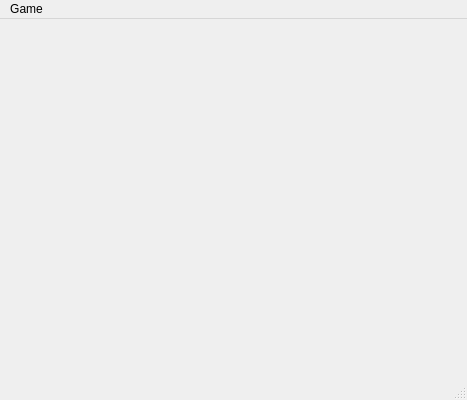
<?xml version="1.0" encoding="UTF-8"?>
<ui version="4.0">
 <class>SudokuGUIClass</class>
 <widget class="QMainWindow" name="SudokuGUIClass">
  <property name="geometry">
   <rect>
    <x>0</x>
    <y>0</y>
    <width>467</width>
    <height>400</height>
   </rect>
  </property>
  <property name="windowTitle">
   <string>SudokuGUI</string>
  </property>
  <widget class="QWidget" name="centralWidget"/>
  <widget class="QMenuBar" name="menuBar">
   <property name="geometry">
    <rect>
     <x>0</x>
     <y>0</y>
     <width>467</width>
     <height>26</height>
    </rect>
   </property>
   <widget class="QMenu" name="menu_game">
    <property name="title">
     <string>Game</string>
    </property>
    <widget class="QMenu" name="menu_newGame">
     <property name="title">
      <string>New Game</string>
     </property>
     <addaction name="action_easy"/>
     <addaction name="action_normal"/>
     <addaction name="action_hard"/>
    </widget>
    <addaction name="menu_newGame"/>
   </widget>
   <addaction name="menu_game"/>
  </widget>
  <widget class="QStatusBar" name="statusBar"/>
  <action name="action123">
   <property name="text">
    <string>555</string>
   </property>
  </action>
  <action name="actionEASY">
   <property name="text">
    <string>EASY</string>
   </property>
  </action>
  <action name="actionNew_Game_2">
   <property name="text">
    <string>New_Game</string>
   </property>
  </action>
  <action name="action_easy">
   <property name="text">
    <string>Easy</string>
   </property>
   <property name="shortcut">
    <string>Ctrl+0</string>
   </property>
  </action>
  <action name="action_normal">
   <property name="text">
    <string>Normal</string>
   </property>
   <property name="shortcut">
    <string>Ctrl+1</string>
   </property>
  </action>
  <action name="action_hard">
   <property name="text">
    <string>Hard</string>
   </property>
   <property name="shortcut">
    <string>Ctrl+2</string>
   </property>
  </action>
 </widget>
 <layoutdefault spacing="6" margin="11"/>
 <resources>
  <include location="SudokuGUI.qrc"/>
 </resources>
 <connections/>
</ui>
